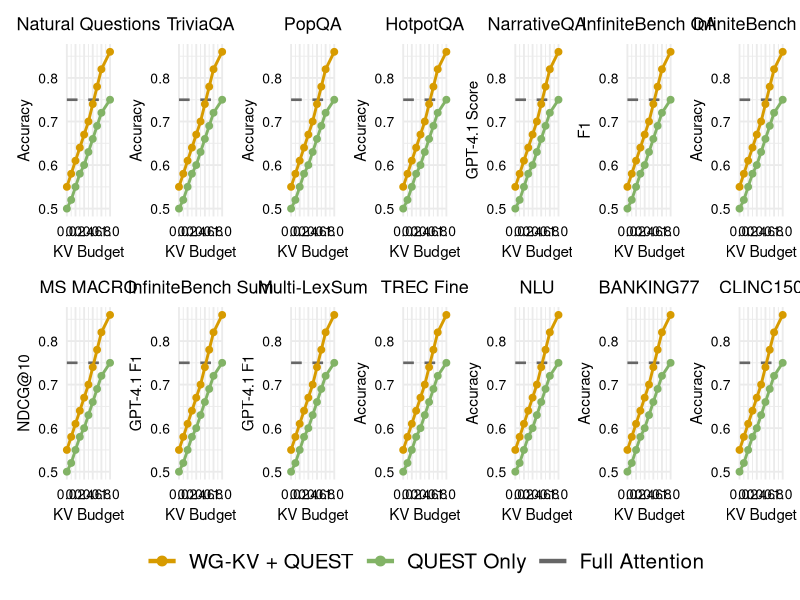

Write R code to recreate this figure.
library(tidyverse)
library(patchwork)

data <- read_csv("data/integration.csv") %>%
  mutate(
    method = fct_inorder(method)
  )

panel_info <- data %>%
  distinct(panel_title, y_label)

fig_list <- map(seq_len(nrow(panel_info)), \(idx) {
  panel_label <- panel_info$panel_title[[idx]]
  axis_label <- panel_info$y_label[[idx]]

  panel_data <- data %>%
    filter(panel_title == panel_label, y_label == axis_label)

  full_attention_score <- panel_data %>%
    filter(method == "QUEST Only", kv_budget == 1) %>%
    pull(score) %>%
    first()

  panel_data %>%
    ggplot(aes(x = kv_budget, y = score, colour = method)) +
      geom_hline(
        aes(yintercept = full_attention_score, colour = "Full Attention"),
        linetype = "dashed",
        linewidth = 0.9
      ) +
      geom_line(linewidth = 1) +
      geom_point(size = 2) +
      scale_colour_manual(
        values = c(
          "WG-KV + QUEST" = "#D79B00",
          "QUEST Only" = "#82B366",
          "Full Attention" = "#666666"
        )
      ) +
      scale_x_continuous(
        limits = c(0, 1),
        breaks = seq(0, 1, by = 0.2),
        expand = c(0, 0)
      ) +
      guides(colour = guide_legend(
        override.aes = list(linetype = "solid", linewidth = 1.5, size = 3),
        keywidth = 1.7
      )) +
      labs(
        x = "KV Budget",
        y = axis_label,
        title = panel_label
      ) +
      coord_cartesian(clip = "off") +
      theme_minimal(base_size = 14) +
      theme(
        plot.title = element_text(size = 13, hjust = 0.5),
        legend.title = element_blank(),
        legend.text = element_text(size = 15),
        axis.text.x = element_text(size = 10, colour = "black"),
        axis.text.y = element_text(size = 10, colour = "black"),
        axis.title.x = element_text(size = 11),
        axis.title.y = element_text(size = 11),
      )
})

fig <- wrap_plots(fig_list, ncol = 7, guides = "collect") &
  theme(legend.position = "bottom")

ggsave("integration.pdf", fig, width = 14.0, height = 4.5, units = "in")
